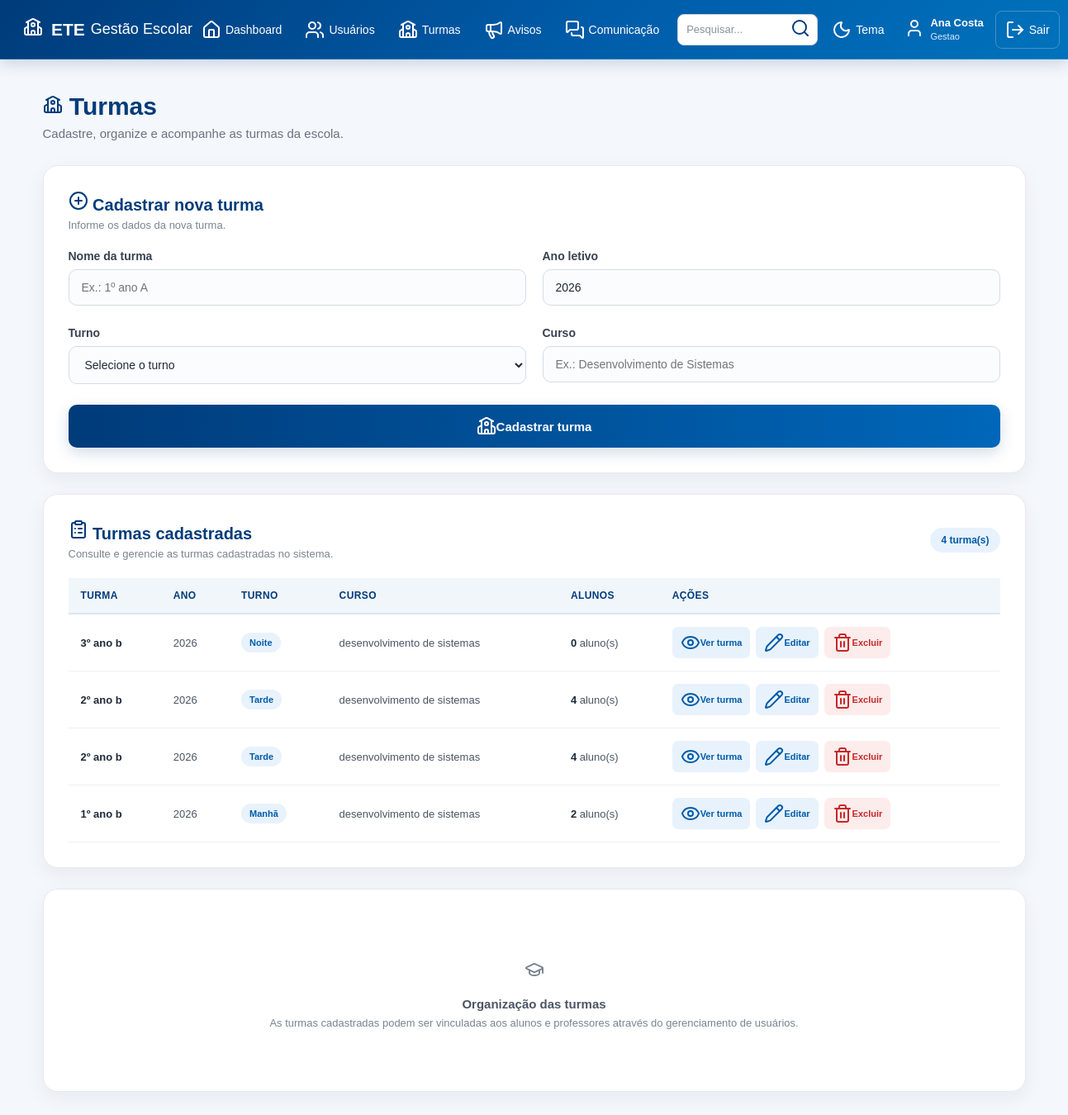
The app's page /turmas (signed in) with its own data.
### tables this page shows
CREATE TABLE usuarios (

            id INTEGER PRIMARY KEY AUTOINCREMENT,

            nome TEXT NOT NULL,

            email TEXT NOT NULL,

            tipo TEXT NOT NULL,

            telefone TEXT,

            turma TEXT

        , senha TEXT, primeiro_acesso INTEGER DEFAULT 0);

CREATE TABLE turmas (

            id INTEGER PRIMARY KEY AUTOINCREMENT,

            nome TEXT NOT NULL,

            ano INTEGER NOT NULL,

            turno TEXT NOT NULL,

            curso TEXT NOT NULL

        );

### app.py (the view, shortened to what this page needs)
@app.route("/turmas", methods=["GET", "POST"])
def turmas_page():
    acesso = exigir_tipo("gestao")
    if acesso:
        return acesso
    conexao = conectar()
    try:
        turmas = conexao.execute(
            """
            SELECT
                t.*,
                COUNT(u.id) AS total_alunos
            FROM turmas t
            LEFT JOIN usuarios u
                ON u.turma = t.nome
                AND u.tipo = 'aluno'
            GROUP BY t.id
            ORDER BY t.id DESC
            """
        ).fetchall()
    finally:
        conexao.close()
    return render_template(
        "turmas.html",
        turmas=turmas,
        usuario_nome=session["usuario_nome"],
        usuario_tipo=session["usuario_tipo"]
    )

### app.py (called while the page is built, shortened)
def usuario_logado():
    return "usuario_id" in session

def exigir_tipo(tipo):
    if not usuario_logado():
        return redirect(
            url_for("inicio")
        )
    if session.get("usuario_tipo") != tipo:
        flash(
            "Você não tem permissão para acessar esta área.",
            "error"
        )
        return redirecionar_usuario()
    return None

def buscar_usuario_atual():
    if not usuario_logado():
        return None
    conexao = conectar()
    try:
        usuario = conexao.execute(
            """
            SELECT *
            FROM usuarios
            WHERE id = ?
            """,
            (session["usuario_id"],)
        ).fetchone()
        return usuario
    finally:
        conexao.close()

@app.before_request
def protecao_global():
    rotas_publicas = {
        "inicio",
        "static"
    }
    if request.endpoint in rotas_publicas:
        return None
    if not usuario_logado():
        return None
    usuario = buscar_usuario_atual()
    session["usuario_nome"] = usuario["nome"]
    session["usuario_email"] = usuario["email"]
    session["usuario_tipo"] = usuario["tipo"]
    if (
        usuario["primeiro_acesso"] == 1
        and request.endpoint not in {
            "trocar_senha",
            "logout",
            "static"
        }
    ):
        return redirect(
            url_for("trocar_senha")
        )
    return None

### banco.py (called while the page is built)
def conectar():
    conexao = sqlite3.connect("gestao_escolar.db")
    conexao.row_factory = sqlite3.Row
    return conexao

### templates/turmas.html (shortened to what this page needs)
<!DOCTYPE html>
<html lang="pt-BR">
<head>
    <link
        rel="stylesheet"
        href="{{ url_for('static', filename='style.css') }}"
    >
</head>
<body>
{% include "menu.html" %}
<main class="dashboard">
    <div class="dashboard-title">
        <h2>
            <i data-lucide="school"></i>
            Turmas
        </h2>
        <p>
            Cadastre, organize e acompanhe as
            turmas da escola.
        </p>
    </div>
    <section class="content-card">
        <div class="section-header">
            <div>
                <h3>
                    <i data-lucide="plus-circle"></i>
                    Cadastrar nova turma
                </h3>
                <p>
                    Informe os dados da nova turma.
                </p>
            </div>
        </div>
        <form method="POST">
            <div class="form-row">
                <div class="form-group">
                    <label for="nome">
                        Nome da turma
                    </label>
                    <input
                        type="text"
                        id="nome"
                        name="nome"
                        placeholder="Ex.: 1º ano A"
                        required
                    >
                </div>
                <div class="form-group">
                    <label for="ano">
                        Ano letivo
                    </label>
                    <input
                        type="number"
                        id="ano"
                        name="ano"
                        value="2026"
                        min="2020"
                        max="2100"
                        required
                    >
                </div>
            </div>
            <div class="form-row">
                <div class="form-group">
                    <label for="turno">
                        Turno
                    </label>
                    <select
                        id="turno"
                        name="turno"
                        required
                    >
                        <option value="">
                            Selecione o turno
                        </option>
                    </select>
                </div>
                <div class="form-group">
                    <label for="curso">
                        Curso
                    </label>
                    <input
                        type="text"
                        id="curso"
                        name="curso"
                        placeholder="Ex.: Desenvolvimento de Sistemas"
                        required
                    >
                </div>
            </div>
            <button
                type="submit"
                class="btn-login"
            >
                <i data-lucide="school"></i>
                Cadastrar turma
            </button>
        </form>
    </section>
    <section class="content-card">
        <div class="section-header">
            <div>
                <h3>
                    <i data-lucide="clipboard-list"></i>
                    Turmas cadastradas
                </h3>
                <p>
                    Consulte e gerencie as turmas
                    cadastradas no sistema.
                </p>
            </div>
            <span class="total-badge">
                {{ turmas|length }} turma(s)
            </span>
        </div>
        {% if turmas %}
            <div class="table-container">
                <table>
                    <thead>
                        <tr>
                            <th>
                                Turma
                            </th>
                            <th>
                                Ano
                            </th>
                            <th>
                                Turno
                            </th>
                            <th>
                                Curso
                            </th>
                            <th>
                                Alunos
                            </th>
                            <th>
                                Ações
                            </th>
                        </tr>
                    </thead>
                    <tbody>
                        {% for turma in turmas %}
                            <tr>
                                <td>
                                    <strong>
                                        {{ turma['nome'] }}
                                    </strong>
                                </td>
                                <td>
                                    {{ turma['ano'] }}
                                </td>
                                <td>
                                    <span class="badge">
                                        {{ turma['turno'] }}
                                    </span>
                                </td>
                                <td>
                                    {{ turma['curso'] }}
                                </td>
                                <td>
                                    <strong>
                                        {{ turma['total_alunos'] }}
                                    </strong>
                                    aluno(s)
                                </td>
                                <td>
                                    <div class="table-actions">
                                        <a
                                            href="{{ url_for('ver_turma', id=turma['id']) }}"
                                            class="btn-edit"
                                        >
                                            <i data-lucide="eye"></i>
                                            Ver turma
                                        </a>
                                        <a
                                            href="{{ url_for('editar_turma', id=turma['id']) }}"
                                            class="btn-edit"
                                        >
                                            <i data-lucide="pencil"></i>
                                            Editar
                                        </a>
                                        <a
                                            href="{{ url_for('excluir_turma', id=turma['id']) }}"
                                            class="btn-delete"
                                            onclick="return confirm('Deseja realmente excluir esta turma?');"
                                        >
                                            <i data-lucide="trash-2"></i>
                                            Excluir
                                        </a>
                                    </div>
                                </td>
                            </tr>
                        {% endfor %}
                    </tbody>
                </table>
            </div>
        {% endif %}
    </section>
    <section class="content-card">
        <div class="empty-message">
            <div class="empty-icon">
                <i data-lucide="graduation-cap"></i>
            </div>
            <strong>
                Organização das turmas
            </strong>
            <span>
                As turmas cadastradas podem ser
                vinculadas aos alunos e professores
                através do gerenciamento de usuários.
            </span>
        </div>
    </section>
</main>
</body>
</html>

### templates/menu.html (shortened to what this page needs)
<!DOCTYPE html>
<html lang="pt-BR">
<head>
<link
    rel="stylesheet"
    href="{{ url_for('static', filename='style.css') }}"
>
</head>
<body>
<header class="topo">
    <div class="topo-logo">
        <span class="logo-icone">
            <i data-lucide="school"></i>
        </span>
        <div class="logo-texto">
            <strong>ETE</strong>
            <span>Gestão Escolar</span>
        </div>
    </div>
    <nav class="menu-principal">
        {% if usuario_tipo == "gestao" %}
            <a
                href="{{ url_for('dashboard') }}"
                class="menu-item"
            >
                <i data-lucide="house"></i>
                <span>Dashboard</span>
            </a>
            <a
                href="{{ url_for('usuarios_page') }}"
                class="menu-item"
            >
                <i data-lucide="users"></i>
                <span>Usuários</span>
            </a>
            <a
                href="{{ url_for('turmas_page') }}"
                class="menu-item"
            >
                <i data-lucide="school"></i>
                <span>Turmas</span>
            </a>
            <a
                href="{{ url_for('avisos_page') }}"
                class="menu-item"
            >
                <i data-lucide="megaphone"></i>
                <span>Avisos</span>
            </a>
            <a
                href="{{ url_for('comunicacao') }}"
                class="menu-item"
            >
                <i data-lucide="messages-square"></i>
                <span>Comunicação</span>
            </a>
        {% endif %}
        <div class="menu-pesquisa">
            <input
                type="text"
                name="pesquisa"
                placeholder="Pesquisar..."
                aria-label="Pesquisar no sistema"
            >
            <button
                type="button"
                title="Pesquisa"
            >
                <i data-lucide="search"></i>
            </button>
        </div>
        <button
            type="button"
            class="menu-botao"
            title="Alterar tema"
        >
            <i data-lucide="moon"></i>
            <span>Tema</span>
        </button>
        <a
            href="{{ url_for('perfil') }}"
            class="menu-usuario"
        >
            <span class="usuario-icone">
                <i data-lucide="user"></i>
            </span>
            <span class="usuario-info">
                <strong>
                    {{ usuario_nome }}
                </strong>
                <small>
                    {{ usuario_tipo|capitalize }}
                </small>
            </span>
        </a>
        <a
            href="{{ url_for('logout') }}"
            class="menu-sair"
        >
            <i data-lucide="log-out"></i>
            <span>Sair</span>
        </a>
    </nav>
</header>
</body>
</html>

### records on screen
usuarios: nome "Ana Costa", tipo "Gestao"
turmas: nome "3º ano b", ano "2026", turno "Noite", curso "desenvolvimento de sistemas", total_alunos "0"
turmas: nome "2º ano b", ano "2026", turno "Tarde", curso "desenvolvimento de sistemas", total_alunos "4"
turmas: nome "2º ano b", ano "2026", turno "Tarde", curso "desenvolvimento de sistemas", total_alunos "4"
turmas: nome "1º ano b", ano "2026", turno "Manhã", curso "desenvolvimento de sistemas", total_alunos "2"

### other values on screen
{{ turmas|length }} "4"
